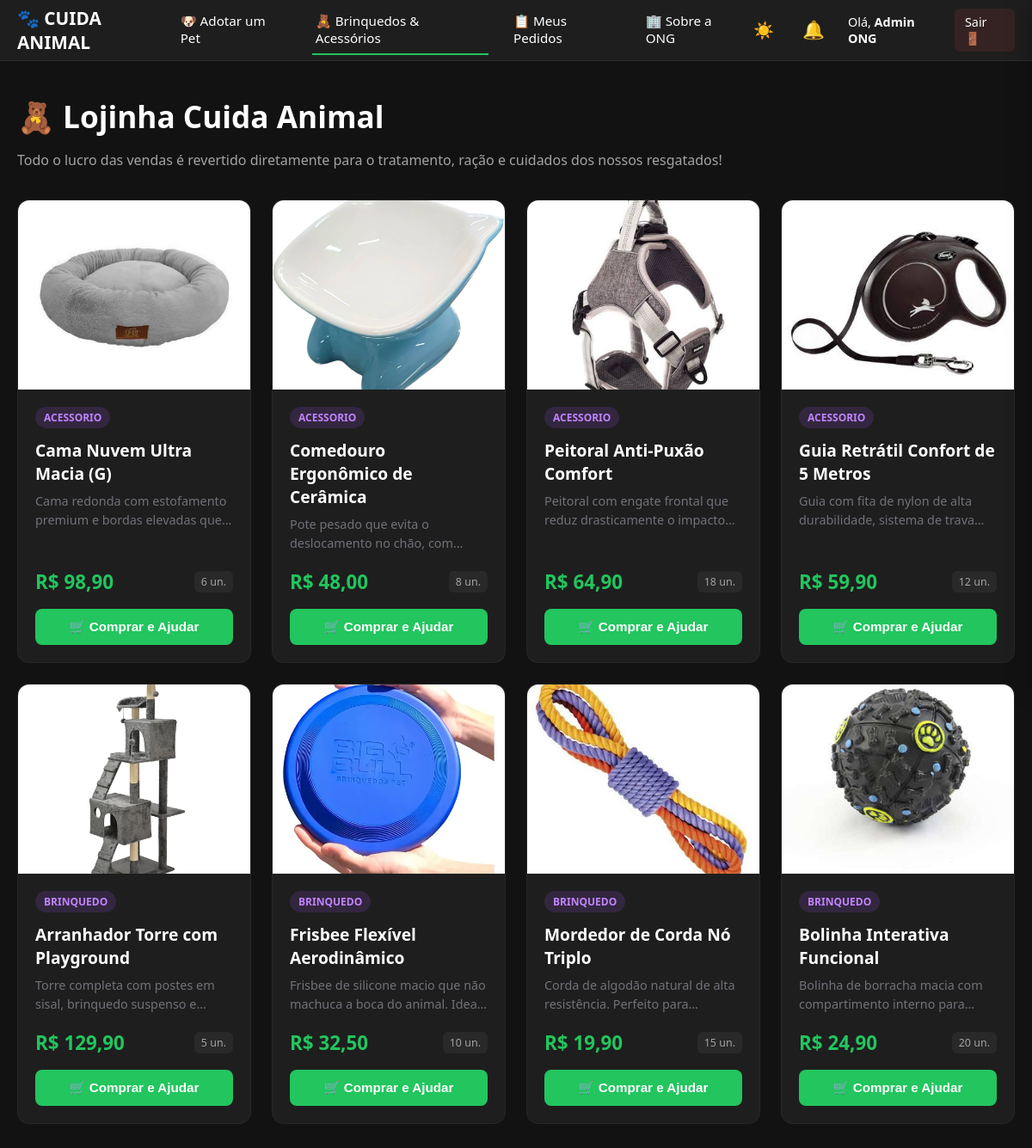
Page /produtos.php (signed in) on the committed database.
### tables this page shows
CREATE TABLE IF NOT EXISTS `tb_produtos` (
  `id` int(11) NOT NULL AUTO_INCREMENT,
  `nome` varchar(255) NOT NULL,
  `categoria` varchar(100) NOT NULL,
  `preco` decimal(10,2) NOT NULL,
  `imagem` varchar(255) NOT NULL,
  `estoque` int(11) NOT NULL DEFAULT 0,
  `descricao` text DEFAULT NULL,
  PRIMARY KEY (`id`)
);

### produtos.php (the view, shortened to what this page needs)
<?php
require_once 'backend/conexao.php';
try {
    $sql = "SELECT * FROM tb_produtos WHERE estoque > 0 ORDER BY id DESC";
    $stmt = $conexao->prepare($sql);
    $stmt->execute();
    $produtos = $stmt->fetchAll(PDO::FETCH_ASSOC);
} catch (PDOException $e) {
    error_log($e->getMessage());
    $produtos = [];
}
?>
<!DOCTYPE html>
<html lang="pt-BR">
<head>
    <link rel="stylesheet" href="assets/CSS/adotante.css">
    <link rel="stylesheet" href="assets/CSS/brinquedos.css">
    <link rel="stylesheet" href="assets/CSS/pedidos-loja.css">
</head>
<body>
    <?php include_once 'includes/header-publico.php'; ?>
    <main class="main-wrapper">
        <div class="page-header-title">
            <h2>🧸 Lojinha Cuida Animal</h2>
            <p>Todo o lucro das vendas é revertido diretamente para o tratamento, ração e cuidados dos nossos resgatados!</p>
        </div>
        <div class="grid-container">
            <?php if (empty($produtos)): ?>
                <div class="empty-state">
                    <p>Nenhum produto disponível no estoque neste momento. Volte mais tarde! 🛒</p>
                </div>
            <?php else: ?>
                <?php foreach ($produtos as $prod): ?>
                    <div class="card-item">
                        <div class="card-img-box">
                            <img src="assets/img/imagens-ong/<?php echo htmlspecialchars($prod['imagem']); ?>"
                                 onerror="this.src='https://placehold.co/400x300/222/fff?text=<?php echo urlencode($prod['nome']); ?>'"
                                 alt="<?php echo htmlspecialchars($prod['nome']); ?>">
                        </div>
                        <div class="card-info">
                            <span class="badge-categoria"><?php echo htmlspecialchars($prod['categoria']); ?></span>
                            <h3><?php echo htmlspecialchars($prod['nome']); ?></h3>
                            <p class="txt-descricao"><?php echo htmlspecialchars($prod['descricao']); ?></p>
                            <div class="card-footer-price">
                                <span class="txt-preco">R$ <?php echo number_format($prod['preco'], 2, ',', '.'); ?></span>
                                <span class="txt-estoque"><?php echo $prod['estoque']; ?> un.</span>
                            </div>
                            <button class="btn-quero-conhecer" onclick="adicionarAoCarrinho(<?php echo $prod['id']; ?>, '<?php echo htmlspecialchars($prod['nome'], ENT_QUOTES); ?>', <?php echo $prod['preco']; ?>)">
                                🛒 Comprar e Ajudar
                            </button>
                        </div>
                    </div>
                <?php endforeach; ?>
            <?php endif; ?>
        </div>
    </main>
</body>
</html>

### includes/header-publico.php (shortened to what this page needs)
<?php
$pagina_atual = basename($_SERVER['PHP_SELF']);
?>
<header class="navbar-publica">
    <div class="nav-container">
        <a href="painel-adotante.php" class="nav-logo">🐾 CUIDA ANIMAL</a>
        <nav class="nav-links">
            <a href="painel-adotante.php" class="nav-item <?php echo ($pagina_atual === 'painel-adotante.php') ? 'active' : ''; ?>">🐶 Adotar um Pet</a>
            <a href="produtos.php" class="nav-item <?php echo ($pagina_atual === 'produtos.php') ? 'active' : ''; ?>">🧸 Brinquedos & Acessórios</a>
            <a href="meus-pedidos.php" class="nav-item <?php echo ($pagina_atual === 'meus-pedidos.php') ? 'active' : ''; ?>">📋 Meus Pedidos</a>
            <a href="sobre.php" class="nav-item <?php echo ($pagina_atual === 'sobre.php') ? 'active' : ''; ?>">🏢 Sobre a ONG</a>
        </nav>
        <div class="nav-right">
            <button id="theme-toggle" class="theme-toggle-btn" title="Alternar Tema">☀️</button>
            <div class="user-profile">
                <div class="notification-container">
                    <button class="notification-btn" id="btn-sininho" title="Notificações">
                        🔔
                    </button>
                </div>
                <span>Olá, <strong><?php echo htmlspecialchars($_SESSION['user_nome'] ?? 'Visitante'); ?></strong></span>
                <a href="sair.php" class="logout-link">Sair 🚪</a>
            </div>
        </div>
    </div>
</header>

### assets/CSS/adotante.css (style rules this page uses)
:root { --bg-puro: #f8f9fa; --bg-card: #ffffff; --bg-nav: #ffffff; --texto-master: #18181b; --texto-suave: #71717a; --borda-suave: #e4e4e7; --primary: #22c55e; --primary-hover: #16a34a; --input-bg: #ffffff; }
body { background-color: var(--bg-puro); color: var(--texto-master); margin: 0; padding: 0; font-family: 'Segoe UI', system-ui, sans-serif; transition: background-color 0.3s ease, color 0.3s ease; }
.navbar-publica { background-color: var(--bg-nav); border-bottom: 1px solid var(--borda-suave); position: sticky; top: 0; z-index: 1000; transition: background-color 0.3s ease, border-color 0.3s ease; }
.nav-container { max-width: 1200px; margin: 0 auto; padding: 0 20px; height: 70px; display: flex; align-items: center; justify-content: space-between; }
.nav-logo { font-size: 1.3rem; font-weight: 800; color: var(--primary); text-decoration: none; }
.nav-links { display: flex; gap: 25px; }
.nav-item { color: var(--texto-suave); text-decoration: none; font-weight: 500; font-size: 0.95rem; padding: 8px 4px; border-bottom: 2px solid transparent; transition: all 0.2s ease; }
.nav-item:hover, .nav-item.active { color: var(--primary); border-bottom-color: var(--primary); }
.nav-right { display: flex; align-items: center; gap: 20px; }
.theme-toggle-btn { background: none; border: none; font-size: 1.2rem; cursor: pointer; padding: 8px; border-radius: 50%; display: flex; transition: background-color 0.2s; }
.user-profile { display: flex; align-items: center; gap: 12px; font-size: 0.9rem; }
.logout-link { color: #ff5252; text-decoration: none; font-weight: 500; padding: 6px 12px; background: rgba(255,82,82,0.1); border-radius: 6px; transition: background 0.2s; }
.main-wrapper { max-width: 1200px; margin: 40px auto; padding: 0 20px; }
.notification-container { position: relative; display: inline-block; margin-right: 10px; }
.notification-btn { background: none; border: none; font-size: 1.3rem; cursor: pointer; position: relative; padding: 5px; display: flex; align-items: center; justify-content: center; outline: none; }
.page-header-title { margin-bottom: 30px; text-align: left; }
.page-header-title h2 { font-size: 2rem; font-weight: 700; margin-bottom: 5px; color: var(--texto-master, #ffffff); }
.page-header-title p { color: var(--texto-suave, #b3b3b3); font-size: 1rem; }
.badge-categoria { display: inline-block; background-color: rgba(168, 85, 247, 0.15); color: #a855f7; padding: 4px 10px; border-radius: 12px; font-size: 0.75rem; font-weight: bold; margin-bottom: 10px; text-transform: uppercase; }
.txt-descricao { font-size: 0.85rem; color: var(--texto-suave, #b3b3b3); margin: 8px 0 15px 0; line-height: 1.4; height: 40px; display: -webkit-box; -webkit-line-clamp: 2; -webkit-box-orient: vertical; overflow: hidden; }
.card-footer-price { display: flex; justify-content: space-between; align-items: center; margin-bottom: 15px; width: 100%; }
.txt-preco { font-size: 1.3rem; font-weight: 800; color: #22c55e; }
.txt-estoque { font-size: 0.75rem; color: var(--texto-suave, #b3b3b3); background-color: rgba(255, 255, 255, 0.05); padding: 2px 6px; border-radius: 4px; }

### assets/CSS/pedidos-loja.css (style rules this page uses)
body { background-color: #121212; color: #ffffff; font-family: 'Segoe UI', Tahoma, Geneva, Verdana, sans-serif; margin: 0; padding: 0; }
body, body.dark-mode { background-color: #121212 !important; color: #ffffff !important; }
body:not(.light-mode) header, body.dark-mode header, body:not(.light-mode) .header-wrapper, body.dark-mode .header-wrapper { background-color: #1e1e1e !important; border-bottom: 1px solid #2d2d2d !important; }
body:not(.light-mode) header a, body.dark-mode header a { color: #ffffff !important; }

### rows in the picture
tb_produtos: imagem (picture), categoria "ACESSORIO", nome "Cama Nuvem Ultra Macia (G)", descricao "Cama redonda com estofamento premium e bordas elevadas…", preco "98,90", estoque "6"
tb_produtos: imagem (picture), categoria "ACESSORIO", nome "Comedouro Ergonômico de Cerâmica", descricao "Pote pesado que evita o deslocamento no chão,…", preco "48,00", estoque "8"
tb_produtos: imagem (picture), categoria "ACESSORIO", nome "Peitoral Anti-Puxão Comfort", descricao "Peitoral com engate frontal que reduz drasticamente o…", preco "64,90", estoque "18"
tb_produtos: imagem (picture), categoria "ACESSORIO", nome "Guia Retrátil Confort de 5 Metros", descricao "Guia com fita de nylon de alta durabilidade, sistema de…", preco "59,90", estoque "12"
tb_produtos: imagem (picture), categoria "BRINQUEDO", nome "Arranhador Torre com Playground", descricao "Torre completa com postes em sisal, brinquedo suspenso…", preco "129,90", estoque "5"
tb_produtos: imagem (picture), categoria "BRINQUEDO", nome "Frisbee Flexível Aerodinâmico", descricao "Frisbee de silicone macio que não machuca a boca do animal.…", preco "32,50", estoque "10"
tb_produtos: imagem (picture), categoria "BRINQUEDO", nome "Mordedor de Corda Nó Triplo", descricao "Corda de algodão natural de alta resistência. Perfeito…", preco "19,90", estoque "15"
tb_produtos: imagem (picture), categoria "BRINQUEDO", nome "Bolinha Interativa Funcional", descricao "Bolinha de borracha macia com compartimento interno…", preco "24,90", estoque "20"

### other values in the picture
$_SESSION['user_nome'] "Admin ONG"
